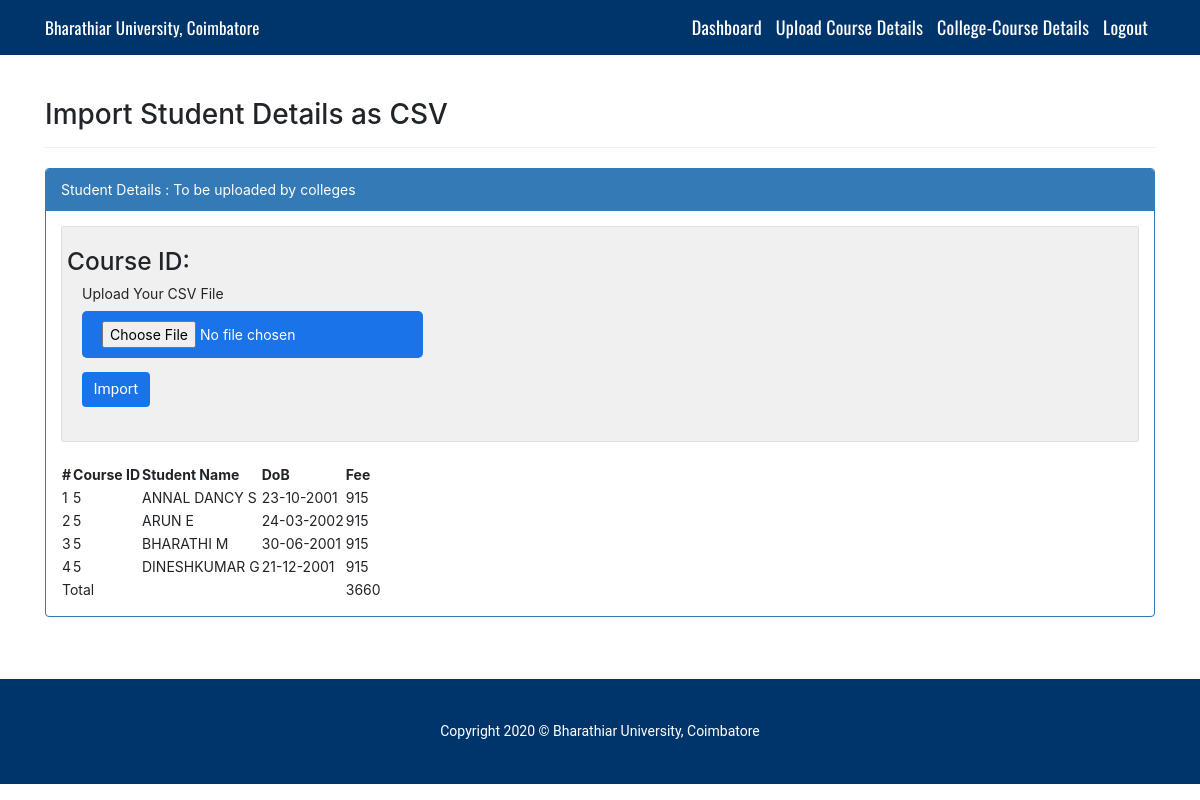
The page /upload-student-details.php (signed in) on the database its author committed.
### tables this page shows
CREATE TABLE `student_details` (
  `id` int(11) NOT NULL,
  `course_id` int(11) DEFAULT NULL,
  `student_name` varchar(100) DEFAULT NULL,
  `dob` varchar(100) DEFAULT NULL,
  `fee` float(5,2) DEFAULT NULL
);

### includes/DataSource.php (called while the page is built, shortened)
<?php
class DataSource
{
    private $conn;
    function __construct()
    {
        $this->conn = $this->getConnection();
    }
    public function getConnection()
    {
        $conn = new \mysqli(self::HOST, self::USERNAME, self::PASSWORD, self::DATABASENAME);
        $conn->set_charset("utf8");
        return $conn;
    }
    public function select($query, $paramType = "", $paramArray = array())
    {
        $stmt = $this->conn->prepare($query);
        $stmt->execute();
        $result = $stmt->get_result();
        if ($result->num_rows > 0) {
            while ($row = $result->fetch_assoc()) {
                $resultset[] = $row;
            }
        }
        if (! empty($resultset)) {
            return $resultset;
        }
    }
}

### upload-student-details.php (the view, shortened to what this page needs)
<?php
include('includes/config.php');
include('includes/DataSource.php');
?>
<?php include('header.php');?>
<?php
$aid=$_SESSION['id'];
  $ret="select * from admin where admin_id=?";
  $stmt= $mysqli->prepare($ret) ;
   $stmt->bind_param('i',$aid);
   $stmt->execute() ;
   $res=$stmt->get_result();
     while($row=$res->fetch_object())
    {
      $status=$row->admin_status;
     }
       ?>
<?php
$db = new DataSource();
?>
  <section class="py-5">
    <div class="container">
<h2 class="page-title">Import Student Details as CSV</h2>
<div class="row">
<div class="col-md-12">
<div class="panel panel-primary">
<div class="panel-heading">Student Details : To be uploaded by colleges</div>
<div class="panel-body">
<div class="outer-scontainer">
<div class="row">
<form class="form-horizontal" action="" method="post" name="frmCSVImport" id="frmCSVImport" enctype="multipart/form-data">
<?php
$course_id=$_GET['course_id'];
echo "<h3>Course ID:";
echo "</h3>";
?>
<div class="col-lg-12">
<div class="form-group ">
<label>Upload Your CSV File</label>
<div class="input-group">
<input type="file" name="file" id="file" class="form-control-file" required="required" accept=".csv" style="background: #1a73e8; color: #ffffff;border-radius: 5px;  padding: 10px 20px 10px 20px;">
</div>
</div>
</div>
<div class="col-lg-12">
<div class="form-group ">
  <button type="submit" id="submit" name="import" class="btn btn-primary" style="font-family: Roboto; background: #1a73e8; color:#FFFFF; font-size: 15px;">Import</button>
</div>
</div>
</div>
</div>
<?php
if($status==1)
{
$sqlSelect = "SELECT * FROM student_details";
}
else
{
$sqlSelect = "SELECT * FROM student_details where course_id=$course_id;";
}
$result = $db->select($sqlSelect);
if (! empty($result))
{
    $cnt=0;
    $sum=0;
?>
<br>
<table  id="table"  data-toggle="table"  data-search="true" data-pagination="true">
                  <thead>
                    <tr>
                      <th>#</th>
                      <th>Course ID</th>
                      <th>Student Name</th>
                      <th>DoB</th>
                      <th>Fee</th>
                   </tr>
                  </thead>
<tbody>
<?php
foreach ($result as $row)
{
 $cnt=$cnt+1;
  $sum += $row['fee'];
?>
<tr>
<td><?php  echo $cnt; ?></td>
<td><?php  echo $row['course_id']; ?></td>
<td><?php  echo $row['student_name']; ?></td>
<td><?php  echo $row['dob']; ?></td>
<td><?php  echo $row['fee']; ?></td>
</tr>
<?php
}
?>
<tr><td colspan="4">Total</td><td><?php  echo $sum; ?> </td></tr>
</tbody>
</table>
<?php } ?>
</div>
</div>
</div>
</div>
</div>
  </section>
<link rel="stylesheet" href="https://unpkg.com/bootstrap-table@1.16.0/dist/bootstrap-table.min.css">
  <?php include('footer.php');?>

### css/full-width-pics.css (style rules this page uses)
body { padding-top: 56px; }

### css/style.css (style rules this page uses)
html { font-size: 14px; }
@media only screen and (min-width: 480px) { html { font-size: 17px; } }
@media only screen and (min-width: 768px) { html { font-size: 14px; } }
body { font-size: 1em; }
.btn { font-family: 'Oswald', sans-serif; }
.panel { overflow: hidden; }
.btn { text-transform: none; }
.page-title { padding-bottom: 15px; margin-bottom: 20px; border-bottom: 1px solid #f0f0f0; }

### upload-student-details.php (style rules this page uses)
.outer-scontainer { background: #F0F0F0; border: #e0dfdf 1px solid; padding: 20px; border-radius: 2px; }

### footer.php (style rules this page uses)
.panel { margin-bottom:20px;background-color:#fff;border:1px solid transparent;border-radius:4px;-webkit-box-shadow:0 1px 1px rgba(0,0,0,.05);box-shadow:0 1px 1px rgba(0,0,0,.05) }
.panel-body { padding:15px }
.panel-heading { padding:10px 15px;border-bottom:1px solid transparent;border-top-left-radius:3px;border-top-right-radius:3px }
.panel-primary { border-color:#337ab7 }
.panel-primary>.panel-heading { color:#fff;background-color:#337ab7;border-color:#337ab7 }

### rows shown on the page
student_details: course "5", student_name "ANNAL DANCY S", dob "23-10-2001", fee "915"
student_details: course "5", student_name "ARUN E", dob "24-03-2002", fee "915"
student_details: course "5", student_name "BHARATHI M", dob "30-06-2001", fee "915"
student_details: course "5", student_name "DINESHKUMAR G", dob "21-12-2001", fee "915"

### other values the page prints
$sum "3660"
